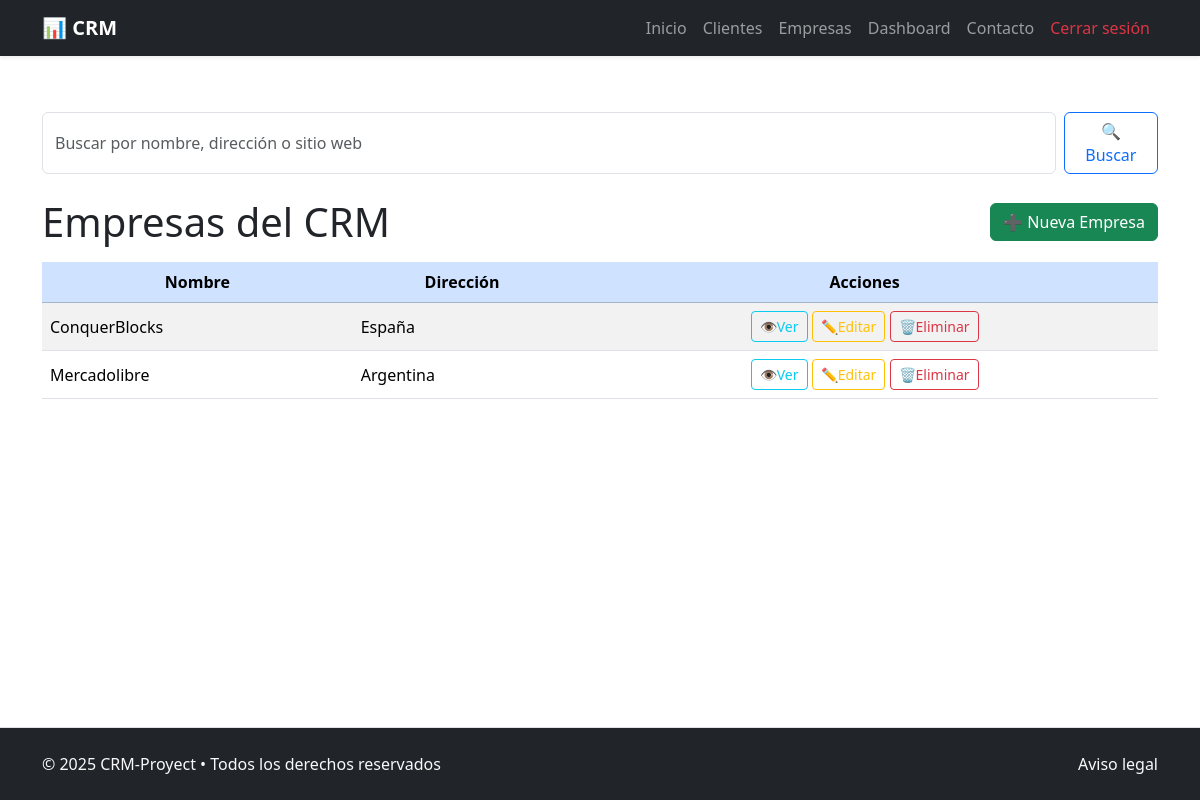
The page /company/list/ (signed in) on the database as committed earlier.
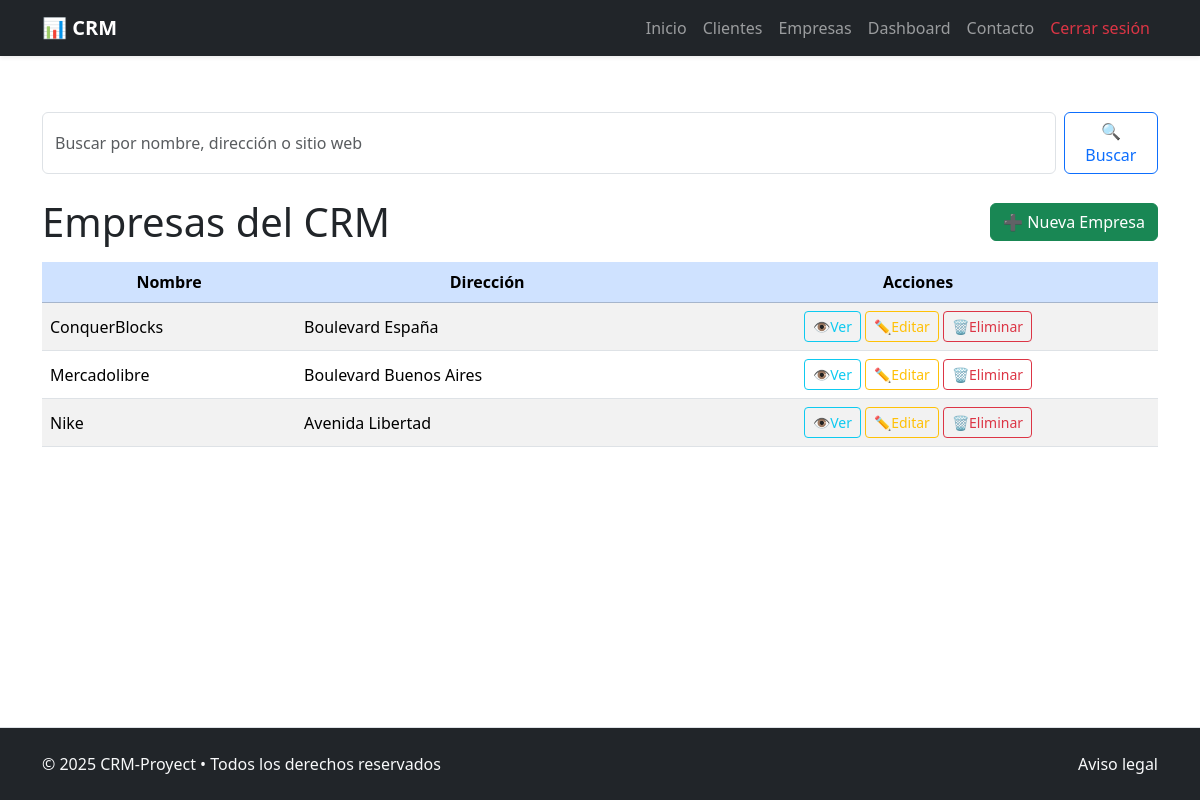
The same page on the database as committed later.
### crm_app/models.py (models this page shows, shortened)
class Company(models.Model):
    name = models.CharField(max_length=255, unique=True) #Nombre empresa
    address = models.TextField(blank=True, null=True) #Dirección de empresa
    website = models.URLField(blank=True, null=True) #Sitio web de empresa
    created_at = models.DateTimeField(auto_now_add=True) #Fecha de creación
    updated_at = models.DateTimeField(auto_now=True) #Fecha de ultima actualización

### crm_app/views.py (the view)
# urls.py: path("company/list/", CompanyListView.as_view(), name="company_list"),
@method_decorator(login_required, name='dispatch')
class CompanyListView(ListView):
    model = Company
    template_name = '../templates/companies/company_list.html'
    context_object_name = 'companys'
    def get_queryset(self):
        queryset = super().get_queryset()
        search_query = self.request.GET.get('q', '')
        if search_query:
            queryset = queryset.filter(
                Q(name__icontains=search_query) |
                Q(address__icontains=search_query) |
                Q(website__icontains=search_query)
            )
        return queryset
    def get_context_data(self, **kwargs):
        context = super().get_context_data(**kwargs)
        context['search_query'] = self.request.GET.get('q', '')
        return context

### crm_project/templates/companies/company_list.html (shortened to what this page needs)
{% extends "general/layout.html" %}
{% block page_content %}
<div class="container my-5">
    <form method="get" class="mb-4 d-flex" role="search">
        <input type="text" name="q" value="{{ search_query }}"
            class="form-control me-2"
            placeholder="Buscar por nombre, dirección o sitio web">
        <button class="btn btn-outline-primary" type="submit">🔍 Buscar</button>
    </form>
    <div class="d-flex justify-content-between align-items-center mb-3">
        <h1 class="mb-0">Empresas del CRM</h1>
        <a href="{% url 'company_create' %}" class="btn btn-success">
            ➕ Nueva Empresa
        </a>
    </div>
    <div class="table-responsive">
        <table class="table table-striped table-hover align-middle">
            <thead class="table-primary text-center">
                <tr>
                    <th>Nombre</th>
                    <th>Dirección</th>
                    <th>Acciones</th>
                </tr>
            </thead>
            <tbody>
                {% for company in companys %}
                <tr>
                    <td>{{ company.name|default_if_none:"Sin especificar" }}</td>
                    <td>{{ company.address|default_if_none:"Sin especificar" }}</td>
                    <td class="text-center">
                        <a href="{% url 'company_detail' company.pk %}" class="btn btn-sm btn-outline-info">👁Ver</a>
                        <a href="{% url 'company_update' company.pk %}" class="btn btn-sm btn-outline-warning">✏️Editar</a>
                        <a href="{% url 'company_delete' company.pk %}" class="btn btn-sm btn-outline-danger">🗑Eliminar</a>
                    </td>
                </tr>
                {% empty %}
                <tr>
                    <td colspan="5" class="text-center text-muted">No hay empresas cargadas aún.</td>
                </tr>
                {% endfor %}
            </tbody>
        </table>
    </div>
</div>
{% endblock %}

Rows that differ between the two databases and show on the page:
changed Company "ConquerBlocks": address "España" → "Boulevard España"
changed Company "Mercadolibre": address "Argentina" → "Boulevard Buenos Aires"
added Company: name "Nike", address "Avenida Libertad"
